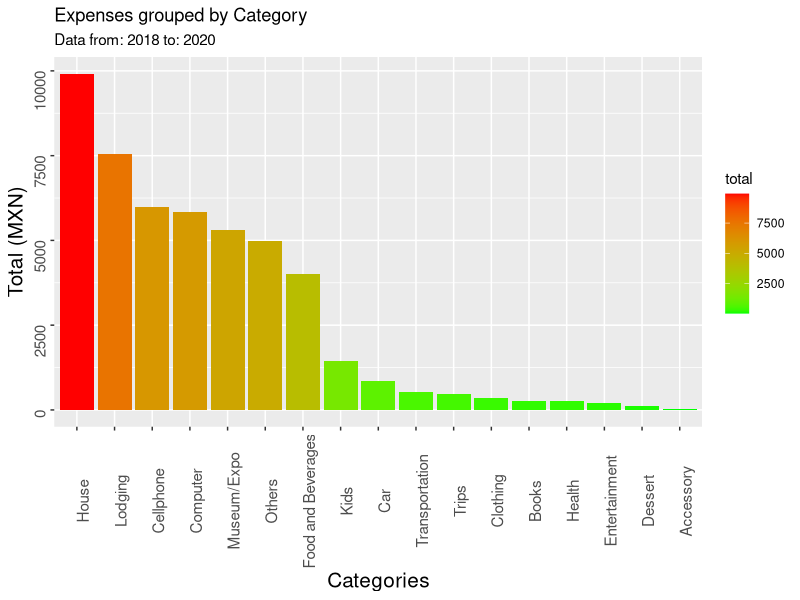
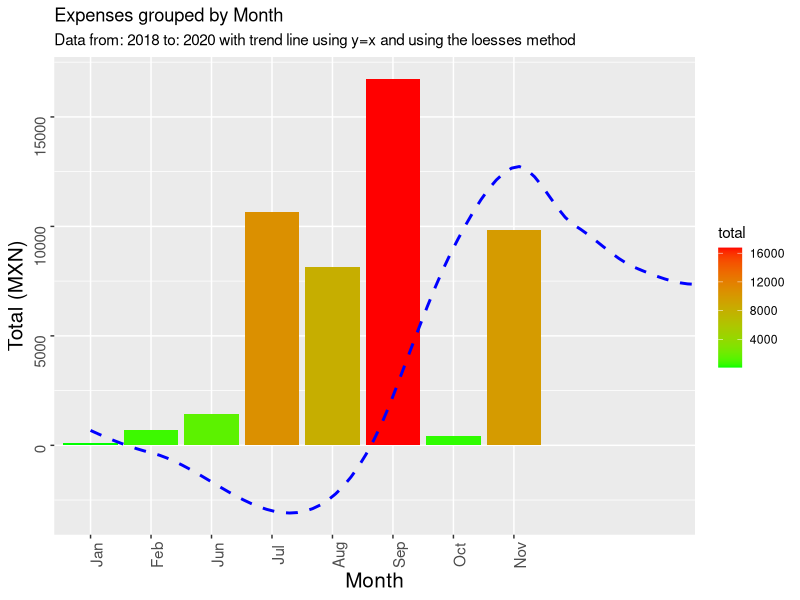
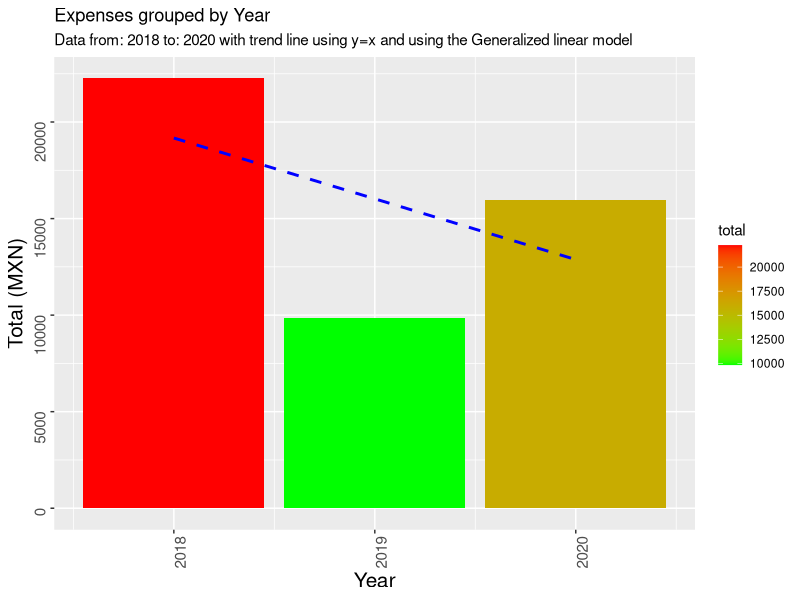

Here is the R script that generated these plots, in order:
## ---- chunk 1
knitr::opts_chunk$set(echo = TRUE)
## ---- chunk 2
library(lubridate)
library(tidyverse)
library(dplyr)
## ---- chunk 3
# Loading the data set for expenses
expenses_dataset = read.csv(file = 'expenses_dataset.csv')
## ---- chunk 4
expenses_dataset <- separate(expenses_dataset, date_of_purchase, into=c('day','month','year'),sep='/')
months_name <- c('Jan', 'Feb', 'Mar', 'Apr', 'May', 'Jun', 'Jul', 'Aug', 'Sep', 'Oct', 'Nov', 'Dec')
expenses_dataset$day <- as.integer(expenses_dataset$day)
expenses_dataset$month <- as.integer(expenses_dataset$month)
expenses_dataset$year <- as.integer(expenses_dataset$year)
expenses_dataset$price <- as.numeric(expenses_dataset$price)
## ---- chunk 5
head(expenses_dataset)
## ---- chunk 6
# The initial year from the data set
minyear <- min(expenses_dataset$year)
# The last year from the data set
maxyear <- max(expenses_dataset$year)
## ---- chunk 7
category_expense <- expenses_dataset %>%
  group_by(category) %>%
  summarise(total = sum(price)) %>%
  arrange(desc(total))
## ---- chunk 8
month_expense <- expenses_dataset %>%
  group_by(month) %>%
  summarise(total = sum(price))
# Converting months to name for easiness reading
month_expense$month <- months_name[as.integer(month_expense$month)]
# Creating vector of months in numeric value to get the trend line
numeric_months <- match(month_expense$month,month.abb)
## ---- chunk 9
year_expense <- expenses_dataset %>%
  group_by(year) %>%
  summarise(total = sum(price))
## ---- chunk 10
ggplot(category_expense) + 
  geom_col(mapping = aes(x=reorder(category, -total), y = total, fill = total)) + 
  scale_fill_gradient(low = "green", high = "red", space = 'Lab') + 
  theme(axis.text.x = element_text(angle = 90, size = 11), axis.text.y = element_text(angle = 90, size = 11), axis.title.x = element_text(size = 15), axis.title.y = element_text(size = 15)) +
  labs(title = 'Expenses grouped by Category', subtitle = paste0("Data from: ", minyear, " to: ", maxyear), x = "Categories", y = 'Total (MXN)')
## ---- chunk 11
filter(expenses_dataset, category == "House")
## ---- chunk 12
ggplot(month_expense) + 
  geom_col(mapping = aes(x=fct_inorder(month), y=total, fill=total)) + 
  scale_fill_gradient(low="green", high="red", space='Lab') + 
  geom_smooth(aes(x=numeric_months, y=total), method=loess, color="blue", formula=y ~ x, se=FALSE ,linetype = "dashed") + 
  theme(axis.text.x = element_text(angle = 90, size = 11), axis.text.y = element_text(angle = 90, size = 11), axis.title.x = element_text(size = 15), axis.title.y = element_text(size = 15)) +
  labs(title = 'Expenses grouped by Month', subtitle = paste0("Data from: ", minyear, " to: ", maxyear, " with trend line using y=x and using the loesses method"), x = "Month", y = 'Total (MXN)')
## ---- chunk 13
ggplot(year_expense) + geom_col(mapping = aes(x=year, y=total, fill=total)) + 
  scale_fill_gradient(low="green", high="red", space='Lab') + 
  geom_smooth(aes(x=year, y=total), method=glm, color="blue", formula=y ~ x, se=FALSE, linetype = "dashed") + 
  theme(axis.text.x = element_text(angle = 90, size = 11), axis.text.y = element_text(angle = 90, size = 11), axis.title.x = element_text(size = 15), axis.title.y = element_text(size = 15)) +
  labs(title = 'Expenses grouped by Year', subtitle = paste0("Data from: ", minyear, " to: ", maxyear, " with trend line using y=x and using the Generalized linear model"), x = "Year", y = 'Total (MXN)')
